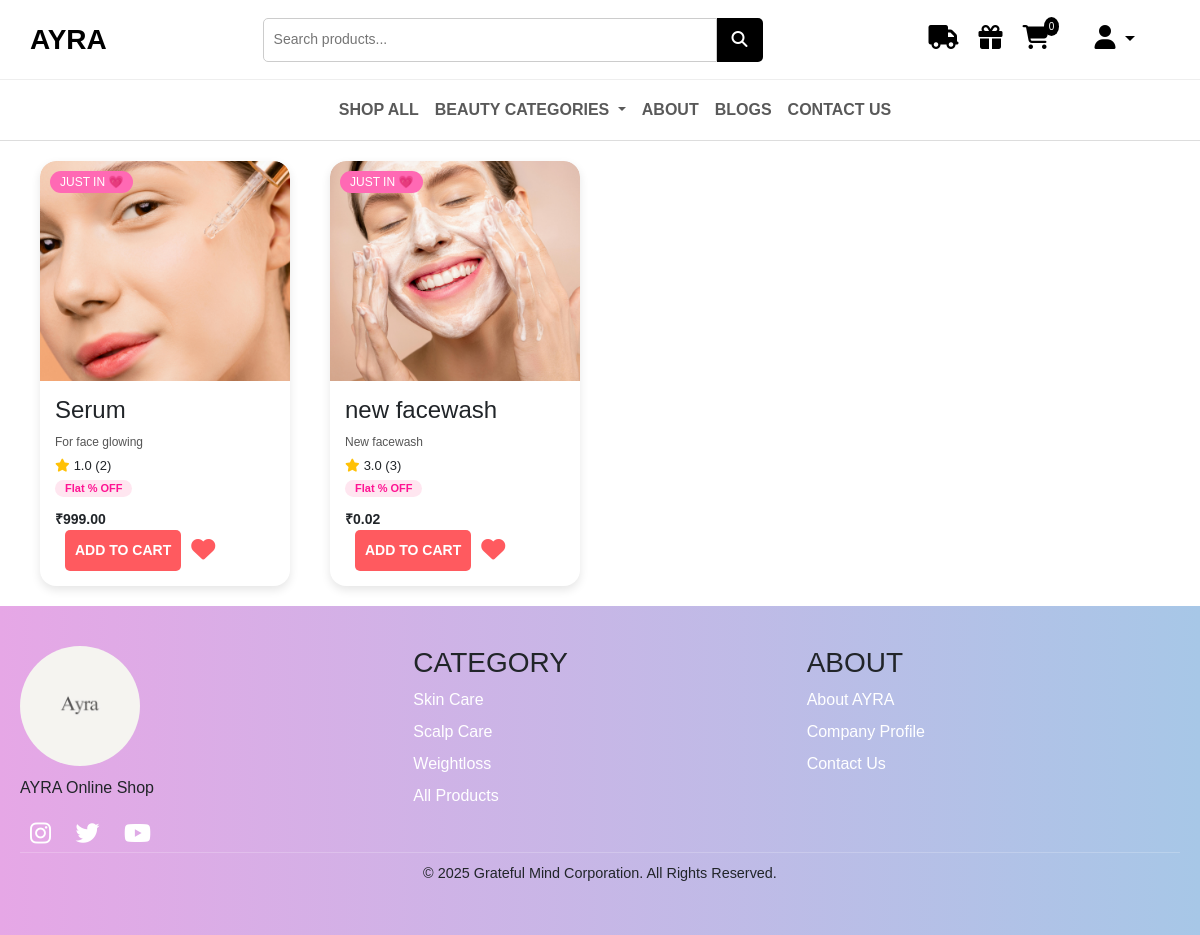
The app's page /category/2/ with its own data.
### AYRA/models.py (models this page shows, shortened)
class Product(models.Model):
    name = models.CharField(max_length=255)
    image = models.ImageField(upload_to='products/')
    description = models.TextField()
    price = models.DecimalField(max_digits=8, decimal_places=2)
    rating = models.FloatField()
    reviews = models.PositiveIntegerField()
    is_bestseller = models.BooleanField(default=False)
    tag_line = models.CharField(max_length=255, blank=True, null=True)
    category = models.ForeignKey(Category, on_delete=models.CASCADE)

### AYRA/views.py (the view)
# urls.py: path('category/<int:category_id>/', views.category_products, name='category_products'),
def category_products(request, category_id):
    category = get_object_or_404(Category, id=category_id)
    products = Product.objects.filter(category=category)
    return render(request, 'category_products.html', {
        'category': category,
        'products': products
    })

### AYRA/context_processors.py (called while the page is built)
def cart_count(request):
    if request.user.is_authenticated:
        count = Cart.objects.filter(user=request.user).count()
    else:
        count = 0
    return {'cart_count': count}

def categories_context(request):
    categories = Category.objects.all()
    print("Categories==>",categories)
    return {'nav_categories': categories}

### AYRA/models.py (called while the page is built)
    def __str__(self):
        return self.name

### templates/category_products.html (shortened to what this page needs)
{% extends 'base.html' %}
{% load static %}
{% block 'main' %}
<div class="carousel-container">
    <div class="carousel">
        {% for product in products %}
        <a href="{% url 'product_detail' product.id %}" style="text-decoration: none; color: inherit;">
        <div class="product-card">
            <div class="product-tag">JUST IN 💗</div>
            <div class="product-img">
                <img src="{{ product.image.url }}" alt="{{ product.name }}">
            </div>
            <div class="product-info">
                <h4>{{ product.name }}</h4>
                <p class="desc words">{{ product.description|truncatewords:15 }}</p>
                <div class="rating"><i class="fas fa-star"></i> {{ product.rating }} ({{ product.reviews }})</div>
                <span class="badge discount-badge">Flat {{ product.discount }}% OFF</span>
                <div class="price">₹{{ product.price }}</div>
                <div class="action-buttons">
                  <a href="{% url 'add_to_cart' product.id %}" style="text-decoration: none;">
                    <div class="add-to-cart">
                        ADD TO CART
                    </div>
                  </a>
                  <a href="{% url 'add_to_wishlist' product.id %}">
                      <div class="wishlist-icon">
                          <i class="fas fa-heart"></i>
                      </div>
                  </a>
                 </div>
            </div>
        </div>
        {% endfor %}
    </div>
</div>
{% endblock %}

### static/css/style.css (style rules this page uses)
body { margin: 0; font-family: 'Helvetica Neue', sans-serif; }

### templates/category_products.html (style rules this page uses)
.carousel-container { overflow-x: auto; white-space: nowrap; padding: 20px; }
.carousel { display: flex; gap: 20px; flex-wrap: nowrap; }
.product-card { flex: 0 0 auto; width: 250px; background: #fff; border-radius: 16px; box-shadow: 0 4px 10px rgba(0,0,0,0.1); text-decoration: none; color: inherit; position: relative; display: flex; flex-direction: column; transition: transform 0.2s; }
.product-img { width: 100%; height: 220px; overflow: hidden; border-top-left-radius: 16px; border-top-right-radius: 16px; background-color: #f9f9f9; display: flex; align-items: center; justify-content: center; }
.product-img img { max-width: 100%; max-height: 100%; object-fit: contain; }
body { font-family: 'Arial', sans-serif; background: #fff; margin: 0; padding: 0; }
.carousel-container { position: relative; width: 100%; overflow-x: auto; scroll-behavior: smooth; padding: 20px; }
.carousel { display: flex; gap: 20px; min-width: 100%; }
.product-card { min-width: 250px; max-width: 250px; background: #fff; border-radius: 16px; box-shadow: 0 4px 10px rgba(0,0,0,0.1); flex-shrink: 0; text-decoration: none; color: inherit; position: relative; display: flex; flex-direction: column; transition: transform 0.2s; }
.product-tag { position: absolute; top: 10px; left: 10px; background: #ff69b4; color: white; padding: 2px 10px; border-radius: 12px; font-size: 12px; z-index: 1; }
.product-card img { width: 100%; height: 220px; object-fit: cover; border-top-left-radius: 16px; border-top-right-radius: 16px; }
.product-info { padding: 15px; flex-grow: 1; }
.product-info p { font-size: 12px; color: #555; margin: 2px 0; }
.badge { background-color: #ff1493; color: #fff; border-radius: 20px; padding: 3px 10px; font-size: 11px; display: inline-block; margin: 5px 5px 0 0; }
.discount-badge { background-color: #ffe6f0; color: #ff1493; }
.rating { display: flex; align-items: center; font-size: 13px; margin-top: 5px; }
.rating i { color: #ffc107; margin-right: 4px; }
.price { font-weight: bold; font-size: 14px; margin-top: 10px; }
.add-to-cart { background: black; color: white; padding: 10px; text-align: center; font-weight: bold; font-size: 14px; border-bottom-left-radius: 16px; border-bottom-right-radius: 16px; cursor: pointer; }
.action-buttons { display: flex; align-items: center; gap: 10px; }
.add-to-cart { background-color: #ff5a5f; padding: 10px; color: white; border-radius: 5px; cursor: pointer; }
.wishlist-icon i { font-size: 1.5rem; color: #ff5a5f; cursor: pointer; }
.words { overflow-wrap: break-word; white-space: normal; }

### records on screen
Product: image (picture), name "Serum", description "For face glowing", rating "1.0", reviews "2", price "999.00"
Product: image (picture), name "new facewash", description "New facewash", rating "3.0", reviews "3", price "0.02"

### other values on screen
{{ cart_count }} "0"
